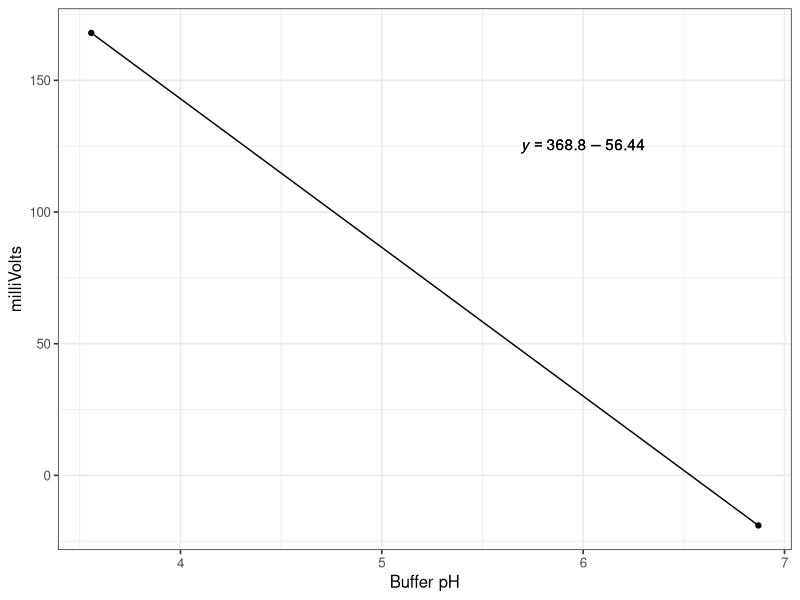

Generate this figure with R:
## ---- chunk 1
#| echo: false
#| warning: false
#| fig-width: 5
#| fig-height: 3
#| fig-alt: |
#|   A scatterplot of buffer pH vs millivolts
library(ggplot2)

lm_eqn <- function(df){
    m <- lm(y ~ x, df);
    
    
    if(coef(m)[2] > 0) {
    eq <- substitute(italic(y) == a + b, 
         list(a = format(unname(coef(m)[1]), digits = 4),
              b = format(unname(coef(m)[2]), digits = 4)))
    } else {
      eq <- substitute(italic(y) == a - b, 
         list(a = format(unname(coef(m)[1]), digits = 4),
              b = format(unname(-coef(m)[2]), digits = 4)))
    }
    
    as.character(as.expression(eq));
}

df = data.frame(x = c(3.557, 6.87), y = c(168,-19))

ggplot(df, aes(x = x, y = y)) +
  geom_point() +
  geom_path() +
  geom_text(x = 6, y = 125, label = lm_eqn(df), parse = TRUE) +
  labs(
    x = "Buffer pH",
    y = "milliVolts"
  ) +
  theme_bw(base_size = 12)
